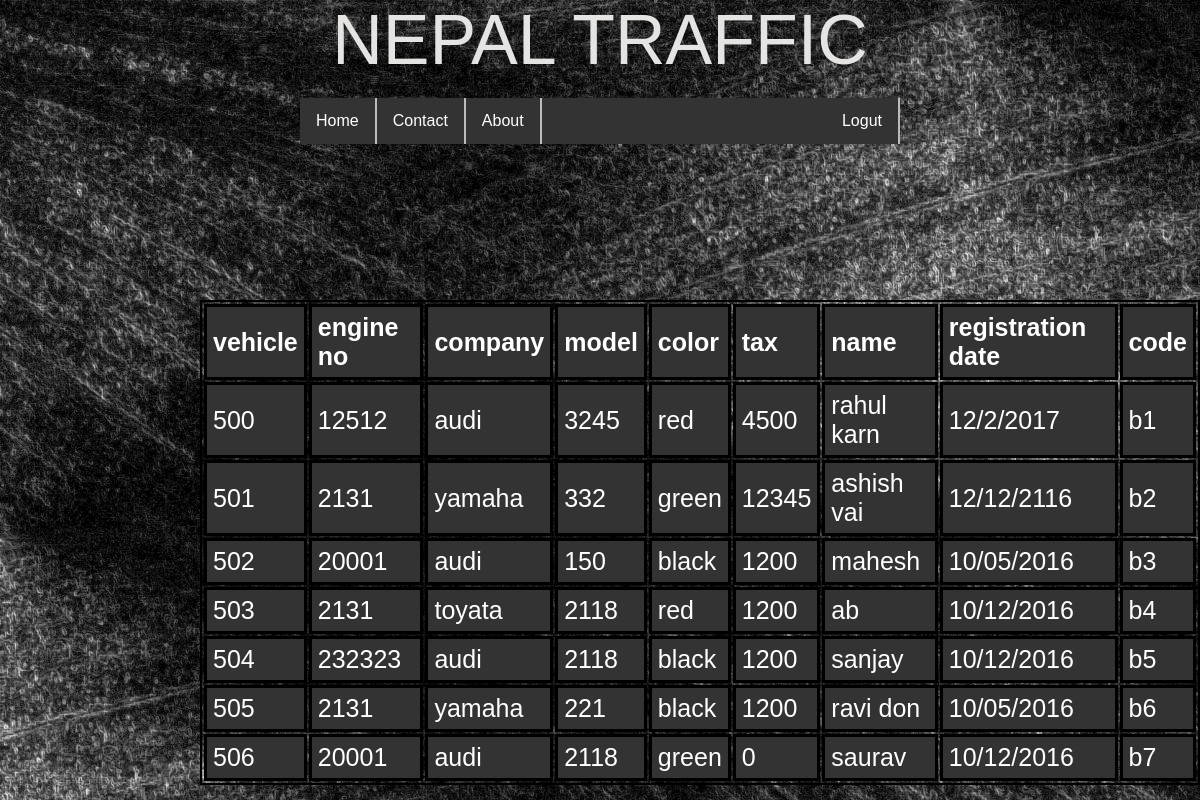
Screenshot of /voutput.php with the database file from the repository.
### tables this page shows
CREATE TABLE `vehicle` (
  `id` int(20) NOT NULL,
  `vehicle` varchar(30) NOT NULL,
  `engineno` varchar(30) NOT NULL,
  `company` varchar(20) NOT NULL,
  `model` varchar(30) NOT NULL,
  `color` varchar(36) NOT NULL,
  `tax` varchar(20) NOT NULL,
  `name` varchar(30) NOT NULL,
  `regdate` varchar(20) NOT NULL,
  `code` varchar(12) NOT NULL
);

### voutput.php (the view, shortened to what this page needs)
<!DOCTYPE html>
<html>
<head>
<link rel="stylesheet" type="text/css" href="style.css">
</head>
</html>
<?php
$con = mysql_connect("localhost","root","");
	$sql = "SELECT vehicle,engineno,company,model,color,tax,name,regdate,code FROM vehicle";
	$myData = mysql_query($sql,$con);
	echo "<table>
	<tr>
	<th>vehicle</th>
	<th>engine no</th>
	<th>company</th>
	<th>model</th>
	<th>color</th>
	<th>tax</th>
	<th>name</th>
	<th>registration date</th>
	<th>code</th>
	</tr>";
	while($record = mysql_fetch_array($myData))
	{
		echo "<tr>";
		echo "<td>" . $record['vehicle'] . "</td>";
		echo "<td>" . $record['engineno'] . "</td>";
		echo "<td>" . $record['company'] . "</td>";
		echo "<td>" . $record['model'] . "</td>";
		echo "<td>" . $record['color'] . "</td>";
		echo "<td>" . $record['tax'] . "</td>";
		echo "<td>" . $record['name'] . "</td>";
		echo "<td>" . $record['regdate'] . "</td>";
		echo "<td>" . $record['code'] . "</td>";
		echo "</tr>";
	}
	echo "</table>";
?>

### style.css (style rules this page uses)
table { border: 2px solid black; position: absolute; left: 200px; top: 300px; font-size: 25px; font-color: blue; }
th { background: #333; color: white; font-weight: bold; }
td, th { background: #333; padding: 6px; border: 3px solid black; text-align: left; color: white; }

### header.css (style rules this page uses)
* { margin:0; padding:0; margin:0 auto; font-family:Tahoma, Geneva, sans-serif; color:#036; }
body { background: url("bc.jpg"); background-repeat: no-repeat; }
.title { font-size: 70px; text-align: center; color: #E5E4E2; }
ul { list-style-type: none; margin: 0; padding: 0; overflow: hidden; background-color: #333; width:50%; }
li { float: left; border-right: 2px solid #bbb; }
li a { display: block; color: white; text-align: center; padding: 14px 16px; text-decoration: none; }

### rows the page displays
vehicle: vehicle "500", engineno "12512", company "audi", model "3245", color "red", tax "4500", name "rahul karn", regdate "12/2/2017", code "b1"
vehicle: vehicle "501", engineno "2131", company "yamaha", model "332", color "green", tax "12345", name "ashish vai", regdate "12/12/2116", code "b2"
vehicle: vehicle "502", engineno "20001", company "audi", model "150", color "black", tax "1200", name "mahesh", regdate "10/05/2016", code "b3"
vehicle: vehicle "503", engineno "2131", company "toyata", model "2118", color "red", tax "1200", name "ab", regdate "10/12/2016", code "b4"
vehicle: vehicle "504", engineno "232323", company "audi", model "2118", color "black", tax "1200", name "sanjay", regdate "10/12/2016", code "b5"
vehicle: vehicle "505", engineno "2131", company "yamaha", model "221", color "black", tax "1200", name "ravi don", regdate "10/05/2016", code "b6"
vehicle: vehicle "506", engineno "20001", company "audi", model "2118", color "green", tax "0", name "saurav", regdate "10/12/2016", code "b7"
